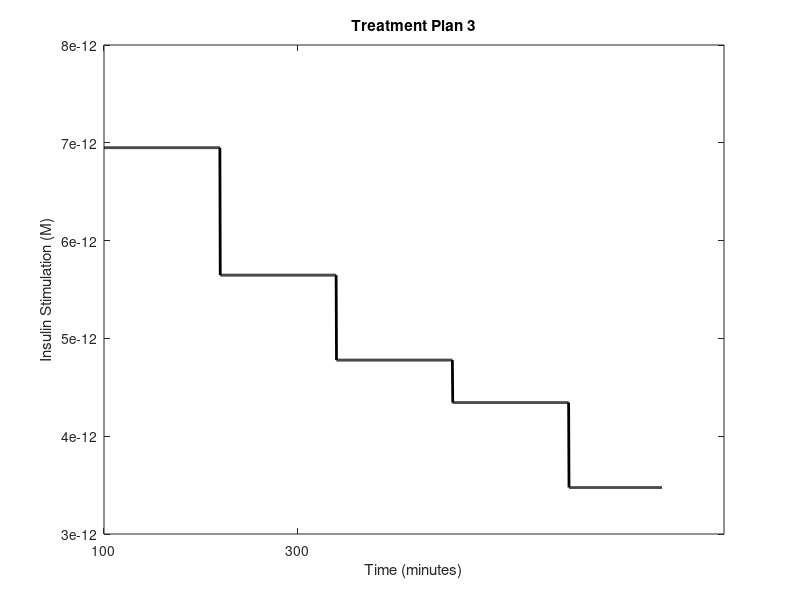

Reproduce this figure in MATLAB.
%   Note we set and update all parameter values
%   in the function, as such we have different functions
%   they all contain the same code but for different parameter
%   perturbations we define different functions
%   Running the driver files in alphabetical order will yield 
%   the figures in generally the same order they appear in the paper
%   For time sake we use ODE15s, ODE45 will work but takes 
%   significantly longer


% Time vector (in minutes)
time = 0:1440;

baselineLevel = 0;             % Baseline insulin level
initialAmplitude = 10*6.95e-13;            % Initial amplitude of the square function
squareDuration = 300;             % Duration of the square function (in minutes)
squarePeriod = 300;              % Period of the square function (in minutes)
decreaseFactors = [8/10,6.5/8,5.5/6.5,5/5.5];  % Decrease factors for amplitude

% Calculate insulin levels at each time point
insulinLevels = baselineLevel * ones(size(time));
squareAmplitude = initialAmplitude;  % Initialize amplitude

for i = 1:numel(time)
    if mod(time(i), squarePeriod) < squareDuration
        insulinLevels(i) = baselineLevel + squareAmplitude;
    end
    
    % Decrease amplitude for consecutive pulses
    if mod(time(i), squarePeriod) == squarePeriod - 1
        decreaseIndex = mod(floor((time(i) + 1) / squarePeriod), numel(decreaseFactors)) + 1;
        squareAmplitude = squareAmplitude * decreaseFactors(decreaseIndex);
    end
end

% Plotting the graph
figure(7)
plot(time, insulinLevels, 'k-', 'LineWidth', 2);
xlabel('Time (minutes)');
ylabel('Insulin Stimulation (M)');
title('Treatment Plan 3');
xticks([0 500]);
xticklabels({'100', '300', '500', '700', '900', '1100', '1400'})